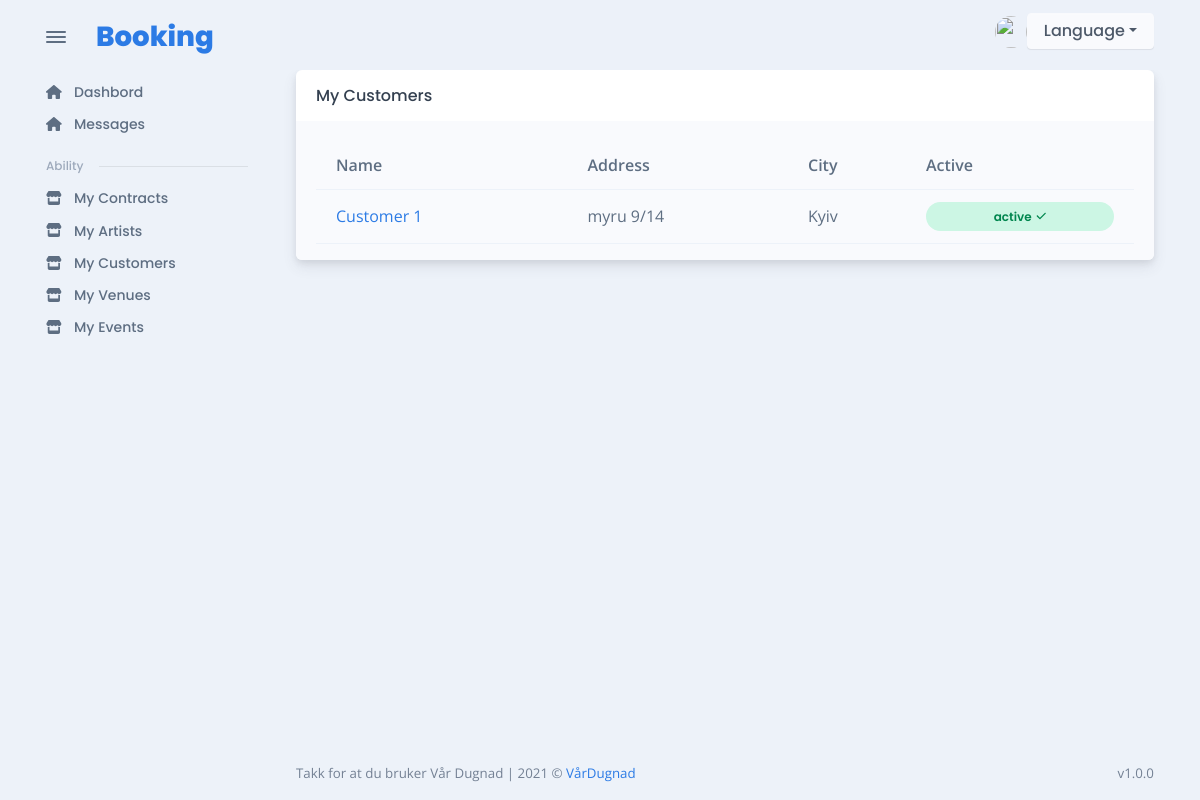
Before: /en/customer/my/ (signed in) with the older database file.
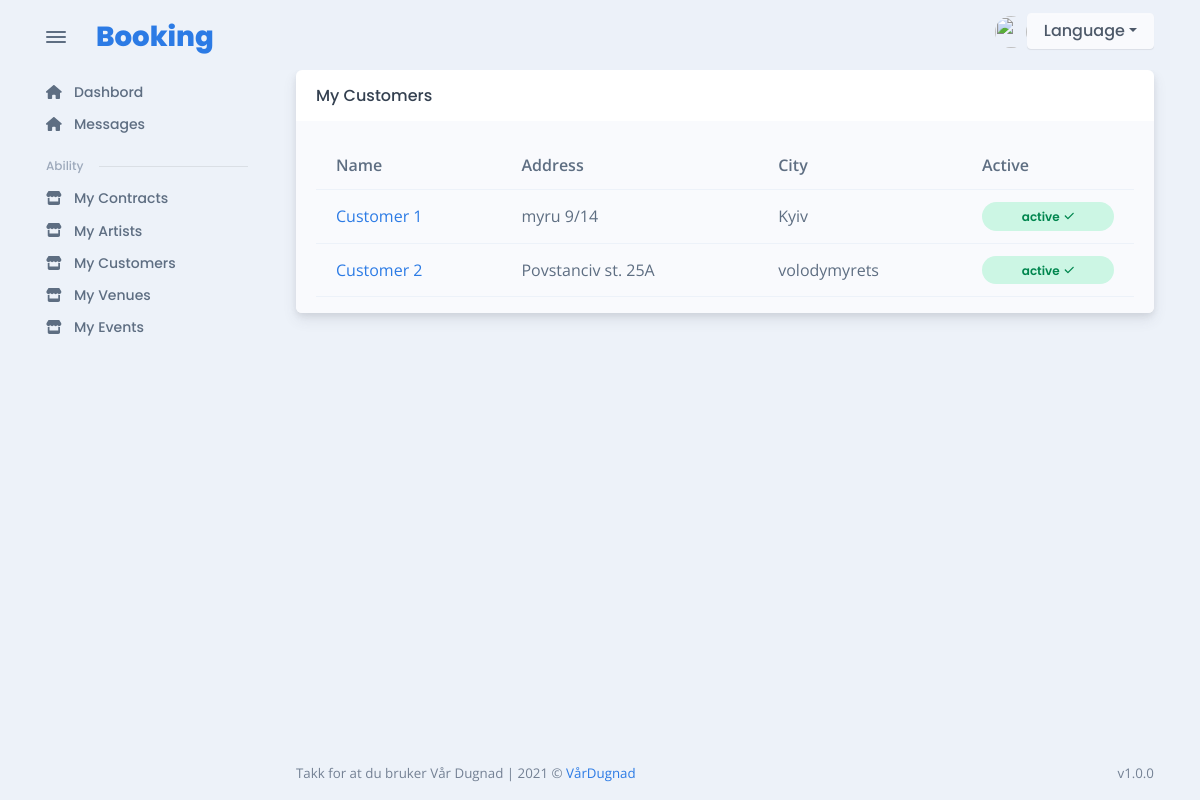
After: the same page with the newer database file.
### customer/models.py (models this page shows, shortened)
class CustomerAccess(models.Model):
    customer = models.ForeignKey(
        Customer, verbose_name="customer_access", on_delete=models.CASCADE
    )
    access = models.ForeignKey(
        User, verbose_name=("access"), on_delete=models.CASCADE, null=True
    )
    admin = models.BooleanField(default=False)
    class Meta:
        unique_together = (
            "customer",
            "access",
        )

class Customer(models.Model):
    organization_number = models.CharField(
        "Organization number", max_length=255, unique=True
    )
    name = models.CharField("Name", max_length=255, unique=True)
    address = models.CharField("Address", max_length=255)
    zip_code = models.CharField("Zip Code", max_length=255)
    city = models.CharField("City", max_length=255)
    active = models.BooleanField(default=True)

### customer/views.py (the view)
# urls.py: path("my/", MyCustomerListView.as_view(), name="my_customers"),
class MyCustomerListView(LoginRequiredMixin, ListView):
    model = CustomerAccess
    template_name = "customer/my_customer_list.html"
    context_object_name = "customer_access"
    def get_queryset(self):
        return handle_customer.get_customers_for_user(self.request.user)
    def dispatch(self, *args, **kwargs):
        dispatch_method = super(MyCustomerListView, self).dispatch
        if not (
            self.request.user.is_staff
            or CustomerAccess.objects.filter(access=self.request.user)
        ):
            raise PermissionDenied
        return dispatch_method(*args, **kwargs)
    def get_context_data(self, **kwargs):
        context = super().get_context_data(**kwargs)
        context["has_perm"] = self.request.user.is_staff
        return context

### artist/templatetags/artist_tags.py (called while the page is built)
@register.filter
def has_access_to_artist(user):
    return ArtistAccess.objects.filter(access=user)

@register.filter
def has_access_to_company(user):
    return CompanyAccess.objects.filter(access=user)

### customer/services/handle_customer.py (called while the page is built)
def get_customers_for_user(user):
    return CustomerAccess.objects.filter(access=user)

### customer/templatetags/customer_tags.py (called while the page is built)
@register.filter
def has_access_to_customer(user):
    return CustomerAccess.objects.filter(access=user)

@register.filter
def user_hass_access_to_contract(user):
    if user.is_authenticated:
        return ContractEventTeam.objects.filter(user=user)

### event/templatetags/event_tags.py (called while the page is built)
@register.filter
def has_access_to_event(user):
    return EventTeam.objects.filter(user = user)

### users/models.py (called while the page is built)
    @property
    def is_staff(self):
        return self.staff

### venue/templatetags/venue_tags.py (called while the page is built)
@register.filter
def has_access_to_venue(user):
    return VenueAccess.objects.filter(access=user)

### templates/customer/my_customer_list.html (shortened to what this page needs)
{% extends 'base/auth_base.html' %}
{% load static %}
{% load widget_tweaks %}
{% load artist_tags %}
{% block content %}
<div class="card">
  <div class="card-header">
    <div class="row flex-between-center">
      <div class="col-4 col-sm-auto d-flex align-items-center pe-0">
        <h5 class="fs-0 mb-0 text-nowrap py-2 py-xl-0">My Customers</h5>
      </div>
    </div>
  </div>
  <div class="card-body bg-light pb-0">
    <div class="table-responsive scrollbar">
      {% if customer_access|length %}
        <table class="table table-hover table-striped overflow-hidden">
            <thead>
              <tr>
                <th scope="col">Name</th>
                <th scope="col">Address</th>
                <th scope="col">City</th>
                <th scope="col">Active</th>
              </tr>
            </thead>
            <tbody>
              {% for access in customer_access %}
                <tr class="align-middle mb-10" id="table_row">
                  <td class="text-nowrap">
                    <div class="d-flex align-items-center">
                      <div class=""><a href="{% url 'customer_details' access.customer.id %}">{{access.customer.name}}</a></div>
                  </td>
                  <td class="text-nowrap"> {{access.customer.address}} </td>
                  <td class="text-nowrap"> {{access.customer.city}} </td>
                  {% if access.customer.active %}
                    <td><span class="badge badge rounded-pill d-block p-2 badge-soft-success">active<span class="ms-1 fas fa-check" data-fa-transform="shrink-2"></span></span></td>
                  {% else %}
                    <td><span class="badge badge rounded-pill d-block p-2 badge-soft-danger">not active<span class="ms-1 fas fa-times" data-fa-transform="shrink-2"></span></span></td>
                  {% endif %}
                </tr>
              {% endfor %}
            </tbody>
          </table>
          {% else %}
            {% if has_perm %}
              <p>There is no customer yet, try to add some</p>
            {% else %}
              <p>There is no customer yet and you are not allowed to add some</p>
            {% endif %}
          {% endif %}
    </div>
  </div>
  </div>
{% endblock %}

Changed rows visible on the page:
added CustomerAccess: customer.name "Customer 2", customer.address "Povstanciv st. 25A", customer.city "volodymyrets", shows "active"
